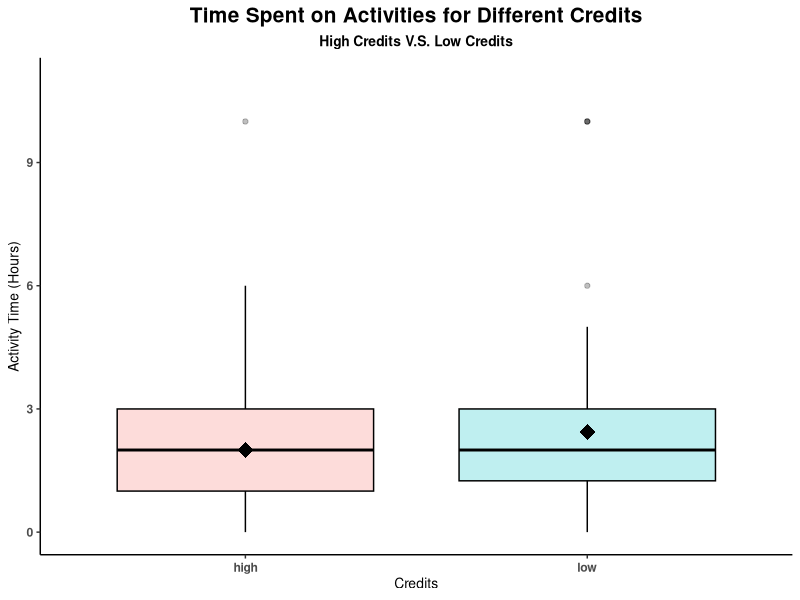
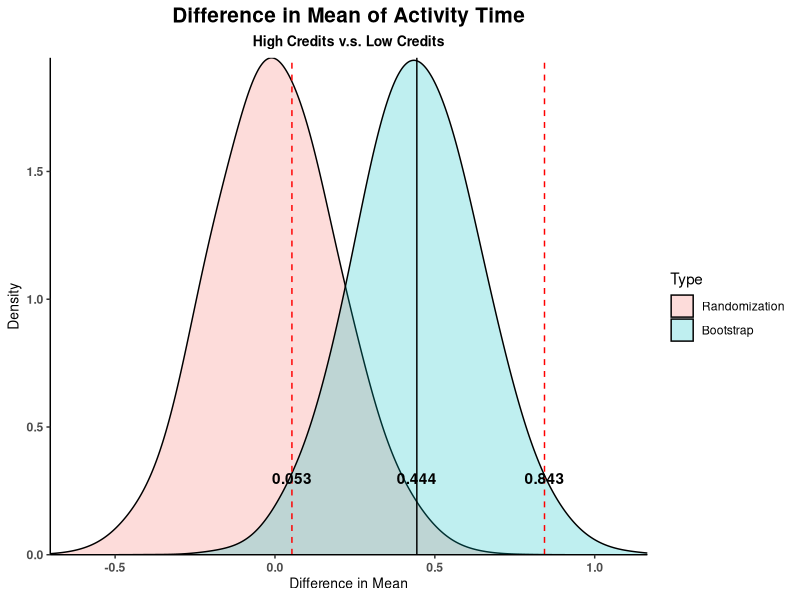
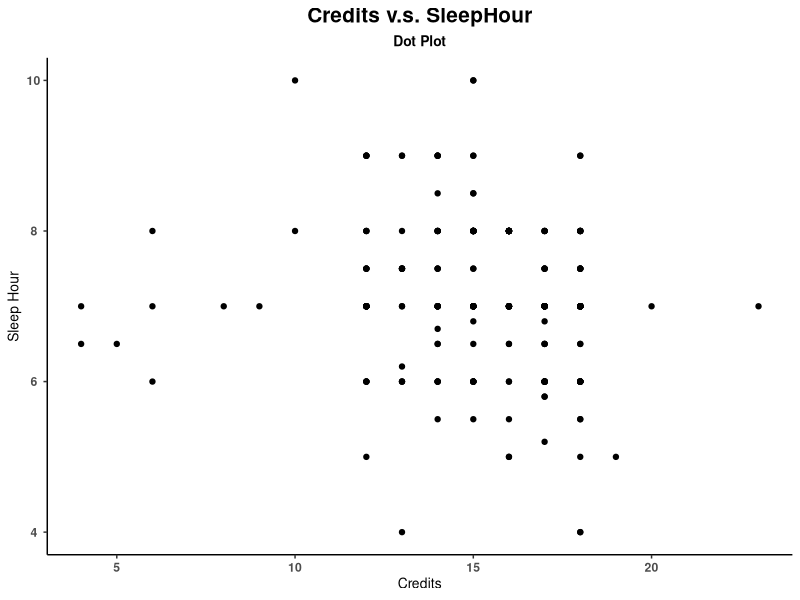
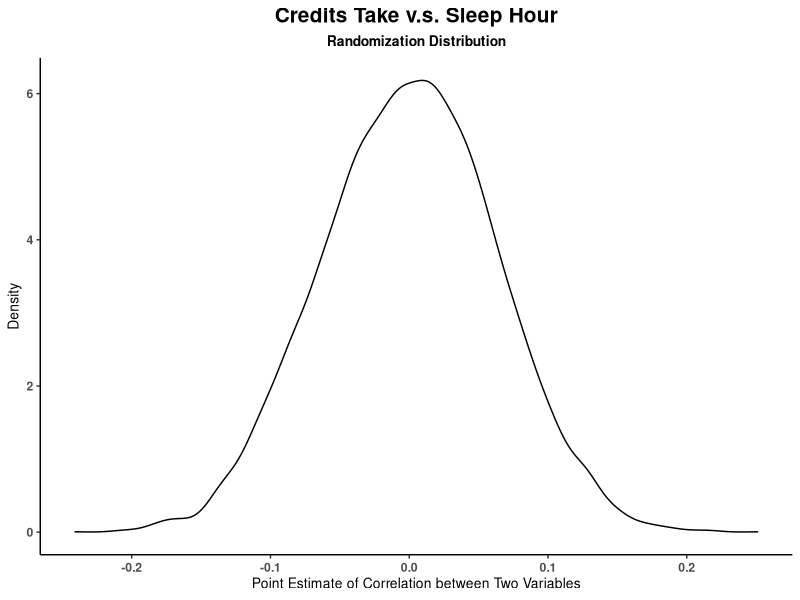
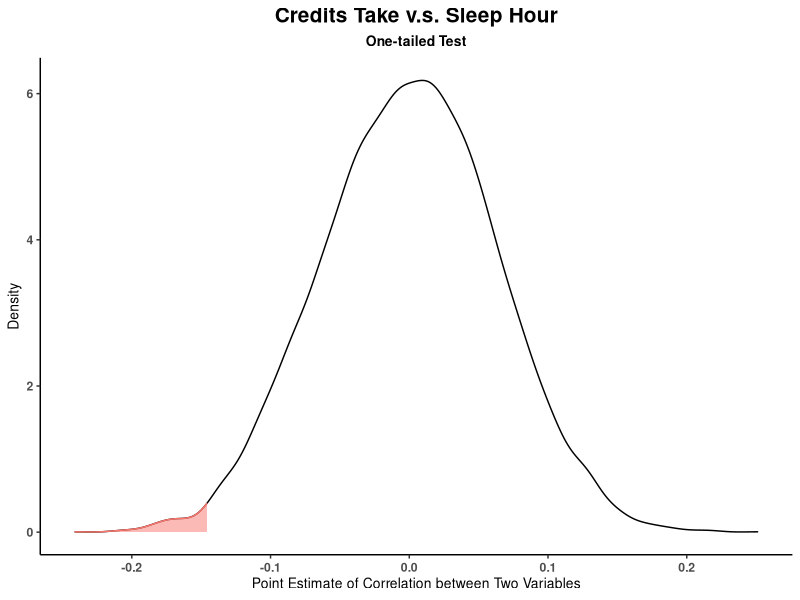
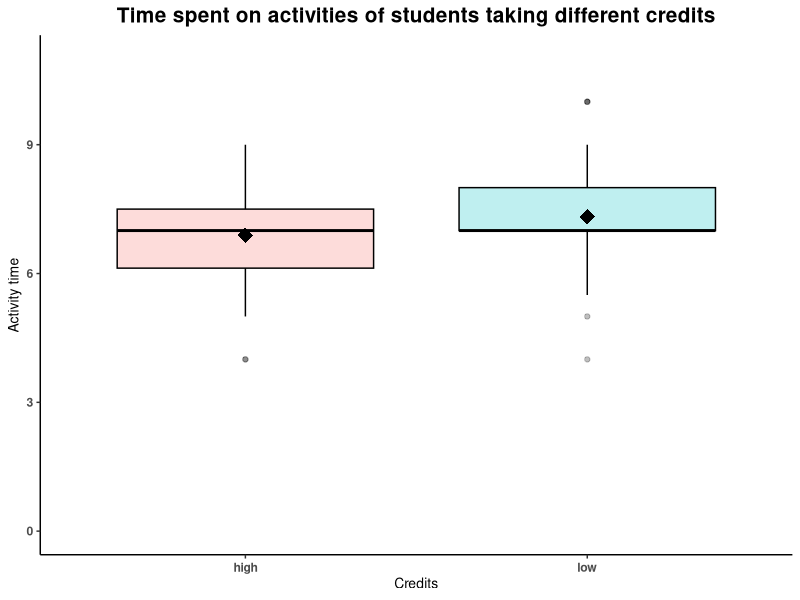
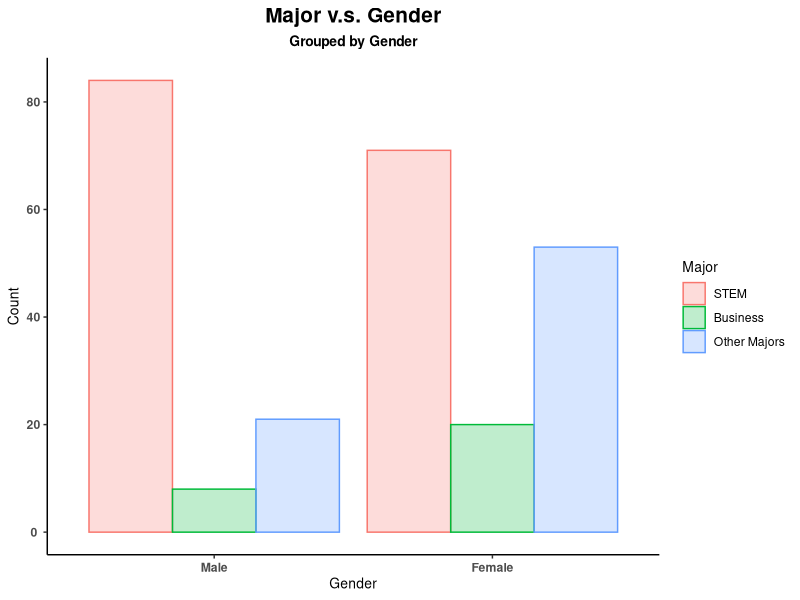
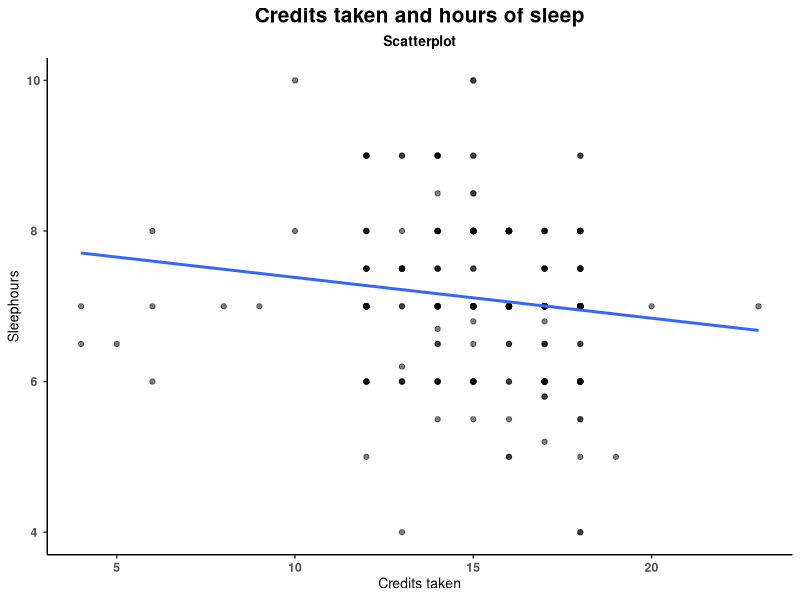

Write the R code that produced these figures, in order.
## ---- chunk 1
knitr::opts_chunk$set(echo=F, comment=NA, tidy=TRUE, tidy.opts=list(width.cutoff=45), warning=FALSE, message=FALSE, fig.width=6, fig.height=4.5, fig.align='center')
library(ggplot2)
library(dplyr)
library(knitr)
library(ggfortify)
library(tidyverse)
library(xtable)
library(reshape2)
library(gridExtra)
library(grid)

Data <- read.csv(file= "(Revised)LifeExperienceMatters.csv", header=TRUE, sep=",")
## ---- chunk 2
NewData = Data %>% 
  mutate(Stem=recode(Major,
                     `STEM (Science, Technology, Engineering, Mathematics)`="Yes",
                     .default = "No"),
         AcademicHour = ClassHour + StudyHour, 
         CreditsHorL= recode(Credits, 
                              '1' = "low", '2' = "low", '3' = "low", 
                              '4' = "low", '5' = "low", '6' = "low", 
                              '7' = "low", '8' = "low", '9' = "low", 
                              '10' = "low", '11' = "low", '12' = "low", 
                              '13' = "low", '14' = "low",'15' = "low", .default = "high")
         )
NewData%>%
  ggplot(aes(x = CreditsHorL, y = ActivityTime)) +
  geom_boxplot(color = "black", fill = c("#F8766D", "#00BFC4"), alpha = 0.25) +
  theme_classic() +
  labs(subtitle = "High Credits V.S. Low Credits",
       title = "Time Spent on Activities for Different Credits",
       x = "Credits",
       y = "Activity Time (Hours)") +
  theme(plot.title = element_text(size = 15, color = "black", hjust = 0.5, face = "bold"),
        plot.subtitle = element_text(size = 10, color = "black", hjust = 0.5, face = "bold"),
        axis.title.x = element_text(size = 10),
        axis.title.y = element_text(size = 10),
        axis.text.x = element_text(vjust = 0.6, face = "bold"), 
        axis.text.y = element_text(hjust = 0.6, face = "bold")) +
  ylim(0, 11) +
  stat_summary(fun.y=mean, geom="point", shape=18, size=5, color="black", fill="black")
## ---- chunk 3


credit.low = filter(NewData,CreditsHorL== "low")
credit.high = filter(NewData,CreditsHorL== "high")

x.bar.low = mean(credit.low$ActivityTime)
s.low = sd(credit.low$ActivityTime)
n.low = length(credit.low$ActivityTime)

x.bar.high = mean(credit.high$ActivityTime)
s.high = sd(credit.high$ActivityTime)
n.high = length(credit.high$ActivityTime)

se <- sqrt((s.low^2/n.low)+(s.high^2/n.high))

x.bar <- mean(NewData$ActivityTime)

shift.low <- x.bar.low - x.bar
shift.high <- x.bar.high - x.bar

low.0 <- credit.low$ActivityTime - shift.low
high.0 <- credit.high$ActivityTime - shift.high



set.seed(302)
B <- 10000


# randomization 
mat.rand.low <- matrix(sample(low.0,B*n.low,replace=TRUE),
                     byrow = TRUE,
                     nrow = B, 
                     ncol = n.low)
mat.rand.high <- matrix(sample(high.0,B*n.high,replace=TRUE), 
                     byrow = TRUE,
                     nrow = B, 
                     ncol = n.high)

rand.mean.low <- apply(mat.rand.low,1,mean)
rand.mean.high <- apply(mat.rand.high,1,mean)
rand.diff <- rand.mean.low - rand.mean.high

df.rand <- data.frame(Randomization=rand.diff)

# compute p-value
tol <- 1.0e-12
p.value2 <- mean(rand.diff >= x.bar.low-x.bar.high-tol)


# Bootstrap
mat.boot.low <- matrix(sample(credit.low$ActivityTime,B*n.low,replace=TRUE),
                     byrow = TRUE,
                     nrow = B, 
                     ncol = n.low)
mat.boot.high <- matrix(sample(credit.high$ActivityTime,B*n.high,replace=TRUE), 
                     byrow = TRUE,
                     nrow = B, 
                     ncol = n.high)

boot.mean.low <- apply(mat.boot.low,1,mean)
boot.mean.high <- apply(mat.boot.high,1,mean)
boot.diff <- boot.mean.low - boot.mean.high

df.boot <- data.frame(Bootstrap=boot.diff)


# Randomization & Bootstrp Distribution
ci.pe <- round(quantile(boot.diff, probs = c(0.025, 0.975), type = 2),3)

df.melt <- melt(data.frame(Randomization = df.rand, Bootstrap = df.boot))

ggplot(df.melt, aes(x = value, fill = variable)) +
  geom_density(alpha = 0.25, adjust = 2) +
  theme_classic() +
  labs(subtitle = "High Credits v.s. Low Credits",
       title = "Difference in Mean of Activity Time",
       x = "Difference in Mean",
       y = "Density",
       fill = "Type") +
  theme(plot.title = element_text(size = 15, color = "black", hjust = 0.5, face = "bold"),
        plot.subtitle = element_text(size = 10, color = "black", hjust = 0.5, face = "bold"),
        axis.title.x = element_text(size = 10),
        axis.title.y = element_text(size = 10),
        axis.text.x = element_text(vjust = 0.6, face = "bold"), 
        axis.text.y = element_text(hjust = 0.6, face = "bold")) +
  scale_y_continuous(expand = c(0,0)) +
  scale_x_continuous(expand = c(0,0)) +
  geom_vline(xintercept = ci.pe, color = "red", linetype = "dashed") +
  geom_vline(xintercept = x.bar.low-x.bar.high) +
  annotate("text",  
           x = ci.pe, 
           y = 0.3, 
           label = round(ci.pe, 3), 
           fontface = "bold") +
  annotate("text", 
           x = x.bar.low-x.bar.high, 
           y = 0.3, 
           label = round(x.bar.low-x.bar.high, 3), 
           fontface = "bold")
## ---- chunk 4
# print out the 95% confidence interval
df.ci <- data.frame(x=round(ci.pe,3))
df.ci %>% 
  kable(caption = "95% Confidence Interval",col.names = "")
## ---- chunk 5
ggplot(Data, aes(x = Credits,y = SleepHour)) +
  geom_point() +
  labs(x = "Credits",
       y = "Sleep Hour",
       subtitle = "Dot Plot",
       title = "Credits v.s. SleepHour") +
  theme_classic() +
  theme(plot.title = element_text(size = 15,
                                  color = "black", hjust = 0.5, face = "bold"),
        plot.subtitle = element_text(size = 10, color = "black",
                                     hjust = 0.5, face = "bold"),
        axis.title.x =element_text(size = 10),
        axis.title.y = element_text(size = 10), legend.title = element_text(size = 10),
        axis.text.x = element_text(vjust = 0.6, face = "bold"),
        axis.text.y = element_text(hjust = 0.6, face = "bold"))
## ---- chunk 6
set.seed(302)

v1 = Data$Credits
v2 = Data$SleepHour

B = 10000
null.sample = numeric(B)

for (i in 1:B) {
  v1.permut = sample(v1, length(v1), replace = FALSE)
  v2.permut = sample(v2, length(v2), replace = FALSE)
  null.sample[i] = cor(v1.permut, v2.permut, use = 'complete.obs')
}
null.sample = data.frame(s = null.sample)

plot= ggplot(null.sample, aes(s)) + 
  geom_density() +
  labs(x = "Point Estimate of Correlation between Two Variables",
       y = "Density",
       title = "Credits Take v.s. Sleep Hour",
       subtitle = "Randomization Distribution") +
  theme_classic() +
  theme(plot.title = element_text(size = 15,
                                  color = "black", hjust = 0.5, face = "bold"),
        plot.subtitle = element_text(size = 10, color = "black",
                                     hjust = 0.5, face = "bold"),
        axis.title.x =element_text(size = 10),
        axis.title.y = element_text(size = 10), legend.title = element_text(size = 10),
        axis.text.x = element_text(vjust = 0.6, face = "bold"),
        axis.text.y = element_text(hjust = 0.6, face = "bold"))


plot
## ---- chunk 7
#### Calculate Test Statistic
test.stat = cor(v1, v2, use = 'complete.obs')
sum(((v1 - mean(v1)) / sd(v1)) * ((v2 - mean(v2)) / sd(v2))) / (length(v1) - 1)

test.stat + quantile(null.sample$s, 0.025)
test.stat + quantile(null.sample$s, 0.975)
## ---- chunk 8
#### Compute p-value
p.value3 = mean(null.sample <= test.stat)

gg.data <- ggplot_build(plot)$data
temp <- gg.data[[1]] %>% 
  filter(x <= test.stat)

ggplot(null.sample, aes(s)) + 
  geom_density() +
  labs(x = "Point Estimate of Correlation between Two Variables",
       y = "Density",
       title = "Credits Take v.s. Sleep Hour",
       subtitle = "One-tailed Test") +
  theme_classic() +
  theme(plot.title = element_text(size = 15,
                                  color = "black", hjust = 0.5, face = "bold"),
        plot.subtitle = element_text(size = 10, color = "black",
                                     hjust = 0.5, face = "bold"),
        axis.title.x =element_text(size = 10),
        axis.title.y = element_text(size = 10), legend.title = element_text(size = 10),
        axis.text.x = element_text(vjust = 0.6, face = "bold"),
        axis.text.y = element_text(hjust = 0.6, face = "bold")) + 
  geom_area(data = temp, aes(x=x, y=y, color=factor(1), fill=factor(1)), alpha = 0.5)+
  theme(legend.position="none")
## ---- chunk 9
MyData = Data %>% 
  mutate(Stem=recode(Major,`STEM (Science, Technology, Engineering,
                                  Mathematics)`="Yes",.default = "No"),
         AcademicHour = ClassHour + StudyHour, 
         CreditsHorL = recode(Credits, 
                              '16' = "high", '17' = "high", 
                              '18' = "high",'19' = "high",
                              '20'="high", '21'="high",
                              '22'="high",'23'="high",
                              .default = "low")
         )

# Summary figure box-plot

MyData %>%
  ggplot(aes(x = CreditsHorL, y = SleepHour)) +
  geom_boxplot(color = "black", fill = c("#F8766D", "#00BFC4"), alpha = 0.25) +
  theme_classic() +
  labs(title = "Time spent on activities of students taking different credits",
       x = "Credits",
       y = "Activity time") +
  theme(plot.title = element_text(size = 15, color = "black", hjust = 0.5, face = "bold"),
        plot.subtitle = element_text(size = 10, color = "black", hjust = 0.5, face = "bold"),
        axis.title.x = element_text(size = 10),
        axis.title.y = element_text(size = 10),
        axis.text.x = element_text(vjust = 0.6, face = "bold"), 
        axis.text.y = element_text(hjust = 0.6, face = "bold")) +
  ylim(0, 11) +
  stat_summary(fun.y=mean, geom="point", shape=18, size=5, color="black", fill="black")
## ---- chunk 10

Lowcredits = filter(MyData,CreditsHorL== "low")
Highcredits = filter(MyData,CreditsHorL== "high")
mean.Hsleep <- round(mean(Highcredits$SleepHour), 3)
mean.Lsleep <- round(mean(Lowcredits$SleepHour), 3)
sd.Hsleep <- round(sd(Highcredits$SleepHour), 3)
sd.Lsleep <- round(sd(Lowcredits$SleepHour), 3)

df.summary <- data.frame(
  Group = c("Highcredits", "Lowcredit"),
  Size = c(pull(count(Highcredits)), pull(count(Lowcredits))),
  Mean.sleephour = c(mean.Hsleep, mean.Lsleep),
  SD.sleephour = c(sd.Hsleep, sd.Lsleep)
)

kable(df.summary, caption = "Summary of sleephours",
      col.names = c("Group", "Size",
                    "Mean sleephour", "SD sleephour"))
## ---- chunk 11

se <- sqrt((sd.Lsleep^2/pull(count(Lowcredits)))+(sd.Hsleep^2/pull(count(Highcredits))))

ttest <- t.test(Lowcredits$SleepHour, 
                Highcredits$SleepHour, 
                alternative = "greater", 
                conf.level = 0.95)

df.sum <- data.frame(
  x1 = mean.Hsleep,
  x2 = mean.Lsleep,
  s1 = sd.Hsleep,
  s2 = sd.Lsleep,
  SE = round(se,3),
  t = round(ttest$statistic,3),
  df = round(ttest$parameter,3),
  p = round(ttest$p.value,4)
)

kable(df.sum, col.names = c("Mean.Lowcredits","Mean.Highcredits",
                            "SD.Lowcredits", "SD.Highcredits", 
                            "SE", "t", "df", "p"),
      caption = "Summary for t-Test",
      row.names = F)
## ---- chunk 12
# STEM Major
MStem <- Data %>% 
  filter(Gender == 'Male') %>% 
  count(Major == 'STEM (Science, Technology, Engineering, Mathematics)')

FStem <- Data %>% 
  filter(Gender == 'Female') %>% 
  count(Major == 'STEM (Science, Technology, Engineering, Mathematics)')

# Business
MBusiness <- Data %>% 
  filter(Gender == 'Male') %>% 
  count(Major == 'Business')

FBusiness <- Data %>% 
  filter(Gender == 'Female') %>% 
  count(Major == 'Business')

# Social Science
MSS <- Data %>% 
  filter(Gender == 'Male') %>% 
  count(Major == 'Social Science (Economics, Sociology, Psychology, etc.)')

FSS <- Data %>% 
  filter(Gender == 'Female') %>% 
  count(Major == 'Social Science (Economics, Sociology, Psychology, etc.)')

# Arts
MArts <- Data %>% 
  filter(Gender == 'Male') %>% 
  count(Major == 'Liberal Art (Common Arts, History, etc.)')

FArts <- Data %>% 
  filter(Gender == 'Female') %>% 
  count(Major == 'Liberal Art (Common Arts, History, etc.)')
# Education
MEducation <- Data %>% 
  filter(Gender == 'Male') %>% 
  count(Major == 'Education')

FEducation <- Data %>% 
  filter(Gender == 'Female') %>% 
  count(Major == 'Education')

# Agriculture
MAgri <- Data %>% 
  filter(Gender == 'Male') %>% 
  count(Major == 'Agriculture')

FAgri <- Data %>% 
  filter(Gender == 'Female') %>% 
  count(Major == 'Agriculture')
## ---- chunk 13
Chi.square.Table <- as.table(rbind(c(84,71,155), c(8,20,28),c(21,53,74),c(113,141,257)))
dimnames(Chi.square.Table) <- list(c("STEM", "Business","Other Majors","Total"),
                                   c("Male","Female","Total"))

kable(Chi.square.Table,caption = "Observed Count Table (Major/Gender)",
      col.names = c("Male", "Female","Total"))
## ---- chunk 14

Oberserved <- as.table(rbind(c(84,71), c(8,20), c(21,53)))
dimnames(Oberserved) <- list(Major = c("STEM", "Business","Other Majors"),
                             gender = c("Male","Female"))

Oberserved %>% 
  as.data.frame() %>% 
  rename(obs.counts = Freq) %>% 
  ggplot(aes(x=gender,y=obs.counts,fill=Major)) +
  geom_bar(aes(color=Major),position="dodge",stat="identity",alpha = 0.25) + 
  labs(x = "Gender", 
       y = "Count", 
       title = "Major v.s. Gender",
       subtitle = "Grouped by Gender",
       fill = "Major",
       color = "Major") + 
  theme_classic() +
  theme(plot.title = element_text(size = 15,
                                  color = "black", hjust = 0.5, face = "bold"),
        plot.subtitle = element_text(size = 10, color = "black",
                                     hjust = 0.5, face = "bold"),
        axis.title.x =element_text(size = 10),
        axis.title.y = element_text(size = 10), legend.title = element_text(size = 10),
        axis.text.x = element_text(vjust = 0.6, face = "bold"),
        axis.text.y = element_text(hjust = 0.6, face = "bold"))

## ---- chunk 15
#### Check for Assumptions

obs.counts <- Oberserved

r <-nrow(obs.counts)
c <-ncol(obs.counts)

row.sums <-rowSums(obs.counts)
col.sums <-colSums(obs.counts)

n <-sum(obs.counts)

exp.counts <-outer(row.sums,col.sums,"*")/n

kable(exp.counts,caption = "Expected Count Table (Major/Gender)")
## ---- chunk 16
# Compute Chi-square Test Statistic
X.sq <- sum((obs.counts-exp.counts)^2/exp.counts)
## ---- chunk 17
# Two Methods Computing p-value
pchisq(X.sq,(r-1)*(c-1),lower.tail=FALSE)
1-pchisq(X.sq,(r-1)*(c-1))
## ---- chunk 18
Data %>%
  ggplot(aes(x = Credits, y = SleepHour)) +
  geom_point(alpha = 0.5) +
  geom_smooth(method = "lm", se = F) +
  theme_classic() +
  labs(subtitle = "Scatterplot",
       title = "Credits taken and hours of sleep",
       x = "Credits taken",
       y = "Sleephours") +
  theme(plot.title = element_text(size = 15, color = "black", hjust = 0.5, face = "bold"),
        plot.subtitle = element_text(size = 10, color = "black", hjust = 0.5, face = "bold"),
        axis.title.x = element_text(size = 10),
        axis.title.y = element_text(size = 10),
        axis.text.x = element_text(vjust = 0.6, face = "bold"), 
        axis.text.y = element_text(hjust = 0.6, face = "bold"))
## ---- chunk 19
lm.sleep <- lm(SleepHour ~ Credits, Data)
mod.sleep <- summary(lm.sleep)
anova = anova(lm.sleep)
xtable(anova) %>% 
  kable(caption = "Anova Table")
xtable(mod.sleep) %>% 
  kable(caption = "T-test Summary Table")
## ---- chunk 20
qt(0.975,255)
## ---- chunk 21
autoplot(lm.sleep) + theme_classic()
## ---- chunk 22
count(Data)
2*pt(-2.35,255,lower.tail = TRUE)
## ---- chunk 23
pf(5.50672, df1 = 1, df2 = 255, lower.tail = FALSE)
## ---- chunk 24

t = -2.35
x <- seq(-5, 5, length=100)
y <- dt(x, 255)
gg1 = ggplot(data.frame(x, y), aes(x = x, y = y)) + geom_line() +
labs(x = "t",
y = "Density",
title = "T-distribution with degree 255") +
theme_classic() +
theme(plot.title=element_text(size=10),
axis.title=element_text(size=10),
legend.title=element_text(size=10))

gg1.data <- ggplot_build(gg1)$data
temp1 <- gg1.data[[1]] %>% filter(x <= t)
temp2 <- gg1.data[[1]] %>% filter(x >= -t)

p1 = gg1 + geom_area(data = temp1, aes(x=x, y=y, color=factor(1), fill=factor(1)), alpha = 0.5) +
  geom_area(data = temp2, 
            aes(x=x, y=y, color=factor(1), fill=factor(1)), alpha = 0.5)+
  theme(plot.title = element_text(size = 10 , color = "black", hjust = 0.5, face = "bold"),
        plot.subtitle = element_text(size = 10, color = "black", hjust = 0.5, face = "bold"),
        axis.title.x = element_text(size = 10),
        axis.title.y = element_text(size = 10),
        axis.text.x = element_text(vjust = 0.6, face = "bold"), 
        axis.text.y = element_text(hjust = 0.6, face = "bold"))+
  theme(legend.position="none")

f = 5.50672
x <- seq(0, 8, length=100)
y <- df(x, df1 = 1, df2 = 255)
gg2 = ggplot(data.frame(x, y), aes(x = x, y = y)) + geom_line() +
labs(x = "t",
y = "Density",
title = "F-distribution with degree 1 and 255") +
theme_classic() +
theme(plot.title=element_text(size=10),
axis.title=element_text(size=10),
legend.title=element_text(size=10))

gg2.data <- ggplot_build(gg2)$data
temp <- gg2.data[[1]] %>% filter(x >= f)


p2 = gg2 + geom_area(data = temp, 
                     aes(x=x, y=y, color=factor(1), fill=factor(1)), alpha = 0.5)+
  theme(plot.title = element_text(size = 10 , color = "black", hjust = 0.5, face = "bold"),
        plot.subtitle = element_text(size = 10, color = "black", hjust = 0.5, face = "bold"),
        axis.title.x = element_text(size = 10),
        axis.title.y = element_text(size = 10),
        axis.text.x = element_text(vjust = 0.6, face = "bold"), 
        axis.text.y = element_text(hjust = 0.6, face = "bold"))+
  theme(legend.position="none")

  
grid.arrange(p1, p2, ncol = 2, nrow = 1, top = textGrob("T Distribution and F Distribution"))
